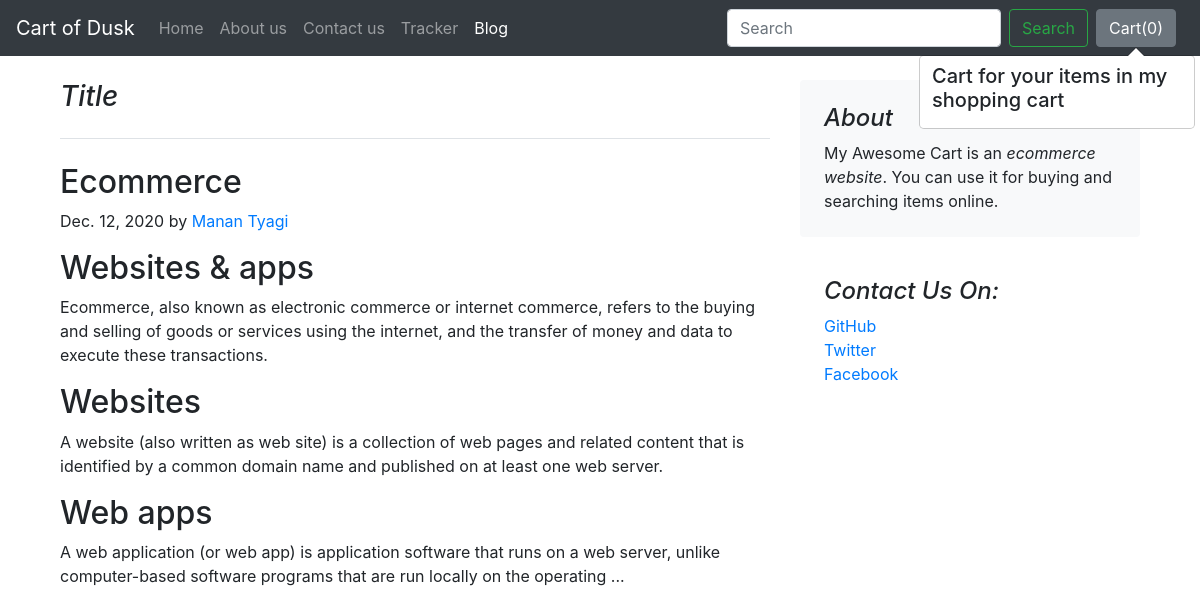
The page /blog/blogpost/1 on the database its author committed.
### blog/models.py (models this page shows, shortened)
class Blogpost(models.Model):
    post_id = models.AutoField(primary_key= True)
    title = models.CharField(max_length=50)
    head0 = models.CharField(max_length=500, default="")
    chead0 = models.CharField(max_length=5000, default="")
    head1 = models.CharField(max_length=500, default="")
    chead1 = models.CharField(max_length=5000, default="")
    head2 = models.CharField(max_length=500, default="")
    chead2 = models.CharField(max_length=5000, default="")
    pub_date = models.DateField()
    thumbnail = models.ImageField(upload_to='shop/images', default="")

### blog/views.py (the view)
# urls.py: path('blogpost/<int:id>', views.blogpost,name="blogpost"),
def blogpost(request,id):
    post = Blogpost.objects.filter(post_id = id)[0]
    print(post.post_id)
    return render(request,'blog/blogpost.html',{'post':post})

### blog/templates/blog/blogpost.html (shortened to what this page needs)
{% extends "blog/base.html" %} {% block title %} BLog{% endblock title %} {% block bactive%} active {% endblock bactive %}{% block body %}
<div class="container">
    <div class="container">
        <div class="row mt-4">
            <div class="col-md-8 blog-main">
                <h3 class="pb-4 mb-4 font-italic border-bottom">
                    Title
                </h3>
                <div class="blog-post">
                    <h2 class="blog-post-title">{{post.title}}</h2>
                    <p class="blog-post-meta">{{post.pub_date}} by <a href="#"> Manan Tyagi</a></p>
                    <h2>{{post.head0}}</h2>
                    <p>{{post.chead0}}</p>
                    <h2>{{post.head1}}</h2>
                    <p>{{post.chead1}}</p>
                    <h2>{{post.head2}}</h2>
                    <p>{{post.chead2}}</p>
                </div>
            </div>
            <aside class="col-md-4 blog-sidebar">
                <div class="p-4 mb-3 bg-light rounded">
                    <h4 class="font-italic">About</h4>
                    <p class="mb-0">My Awesome Cart is an <em>ecommerce website</em>. You can use it for buying and searching items online. </p>
                </div>
                <div class="p-4">
                    <h4 class="font-italic">Contact Us On: </h4>
                    <ol class="list-unstyled">
                        <li><a href="#">GitHub</a></li>
                        <li><a href="#">Twitter</a></li>
                        <li><a href="#">Facebook</a></li>
                    </ol>
                </div>
            </aside>
        </div>
    </div>
</div>
{% endblock body %}

### rows shown on the page
Blogpost: title "Ecommerce", pub_date "Dec. 12, 2020", head0 "Websites & apps", chead0 "Ecommerce, also known as electronic commerce or internet commerce, refers to the buying and selling of goods or services using the internet, and the transfer of money and data to execute these transactions.", head1 "Websites", chead1 "A website (also written as web site) is a collection of web pages and related content that is identified by a common domain name and published on at least one web server.", head2 "Web apps", chead2 "A web application (or web app) is application software that runs on a web server, unlike computer-based software programs that are run locally on the operating ..."
